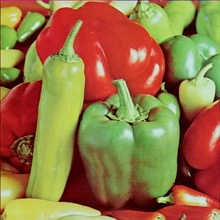
%> input picture 3d quantizer/Eikona2.jpg, 220 x 220 px, shrunk from 512 x 512 before the run
$ octave quantizer3D.m   (GNU Octave 9; MATLAB toolbox functions it lacks are replaced by stand-ins)
%> lines starting %> are read from the running program, lines starting %| are printed output that depends on the picture

im=imread('Eikona2.jpg');
%> im is the input picture: size 220x220x3 uint8; mean R, G, B 149.9, 115.8, 67.1
[rows,columns,a]=size(im);
%> rows = 220; columns = 220; a = 3
r=im(:,:,1);
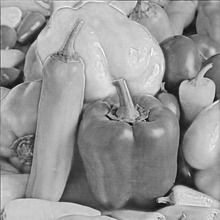
%> r: size 220x220 uint8; min 4, max 255, mean 149.9
g=im(:,:,2);
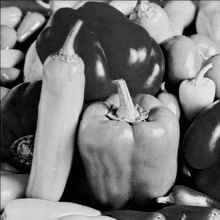
%> g: size 220x220 uint8; min 0, max 244, mean 115.8
b=im(:,:,3);
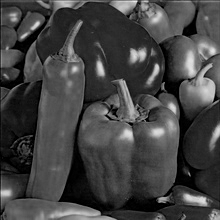
%> b: size 220x220 uint8; min 0, max 234, mean 67.1
signalEnergy=mean(r(:).^2)+mean(g(:).^2)+mean(b(:).^2)
%> signalEnergy = 722.8
quantized=zeros(rows,columns,a);
noiseEnergy=zeros(1,2);

a=1;
%quantizing for 4 and 6 levels
for n=[4,6]

    % every r/g/b color is quantized seperately
    for i=1:3
       temp_image=im(:,:,i);
       [rows,columns]=size(temp_image);

       min_value=min(temp_image(:));
       max_value=max(temp_image(:));

       %length of each quantize region
       region_length=(max_value-min_value)/n;

       %intervals of regions
       intervals(1)=min_value;
       for j=2:n+1
           intervals(j)=min_value+(j-1)*region_length;
       end

       %centroid of quantization
       for j=2:n+1
        centers(j-1)=intervals(j)-region_length/2;
       end

       %quantization
       for j=1:rows
           for k=1:columns
               for l=1:length(intervals)-1

                   if (temp_image(j,k)>=intervals(l) && temp_image(j,k)<=intervals(l+1))
                      quantized(j,k,i)=centers(l);
                  end


               end

           end
       end
    temp_quant=quantized(:,:,i);

    %computing error between original and quantized
    noiseEnergy(a)=noiseEnergy(a)+mean((uint8(temp_quant(:))-temp_image(:)).^2);
    end
    a=a+1;
    figure;
    imshow(uint8(quantized))
end
%> after the loop, centers = [19 58 97 136 175 214]; intervals = [0 39 78 117 156 195 234]; noiseEnergy = [263.3 222.9]
